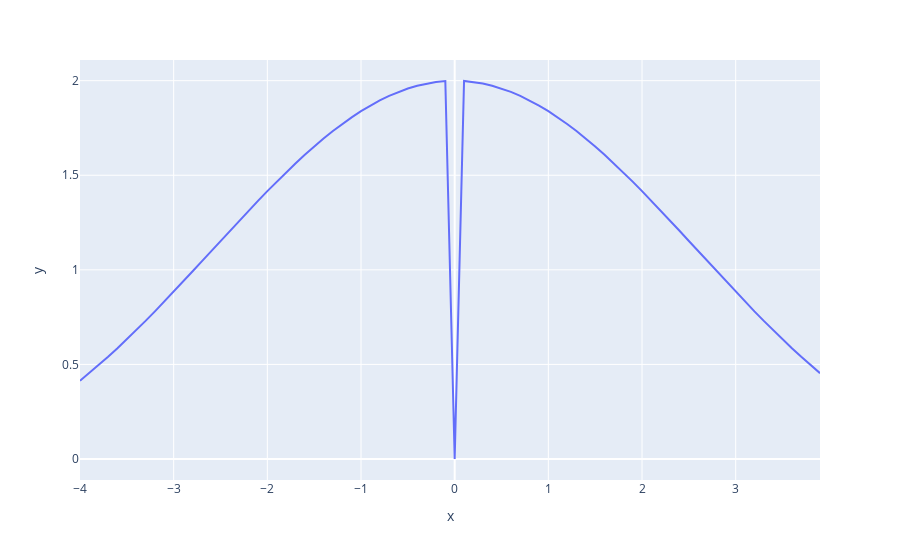

Notebook source saved alongside this figure:
### Code cell
X = np.arange(-4, 4, 0.1)
def cosc(x): # Useful function
    index = np.arange(len(x))
    l = index[x == 0]
    print(l)
    x[l] = 1
    f = (1 - np.cos(x))/(x/2) ** 2
    f[l] = 2

    return f

y = cosc(X)
df = pd.DataFrame({
    'x': X,
    'y': y
})

fig = px.line(df, x = 'x', y = 'y')
fig.show()

### Figure 1 — Plotly figure (JSON) as saved in the notebook; plotly's stock layout.template omitted (floating-point values rounded to 4 significant figures)
{"data": [{"hovertemplate": "x=%{x}<br>y=%{y}<extra></extra>", "legendgroup": "", "line": {"color": "#636efa", "dash": "solid"}, "marker": {"symbol": "circle"}, "mode": "lines", "name": "", "orientation": "v", "showlegend": false, "type": "scatter", "x": [-4, -3.9, -3.8, -3.7, -3.6, -3.5, -3.4, -3.3, -3.2, -3.1, -3.0, -2.9, -2.8, -2.7, -2.6, -2.5, -2.4, -2.3, -2.2, -2.1, -2.0, -1.9, -1.8, -1.7, -1.6, -1.5, -1.4, -1.3, -1.2, -1.1, -1.0, -0.9, -0.8, -0.7, -0.6, -0.5, -0.4, -0.3, -0.2, -0.1, 3.553e-15, 0.1, 0.2, 0.3, 0.4, 0.5, 0.6, 0.7, 0.8, 0.9, 1.0, 1.1, 1.2, 1.3, 1.4, 1.5, 1.6, 1.7, 1.8, 1.9, 2.0, 2.1, 2.2, 2.3, 2.4, 2.5, 2.6, 2.7, 2.8, 2.9, 3.0, 3.1, 3.2, 3.3, 3.4, 3.5, 3.6, 3.7, 3.8, 3.9], "xaxis": "x", "y": [0.4134, 0.4539, 0.4961, 0.54, 0.5854, 0.6323, 0.6806, 0.73, 0.7806, 0.8321, 0.8844, 0.9374, 0.9909, 1.045, 1.099, 1.153, 1.207, 1.26, 1.313, 1.365, 1.416, 1.466, 1.515, 1.562, 1.608, 1.652, 1.694, 1.734, 1.771, 1.806, 1.839, 1.869, 1.896, 1.92, 1.941, 1.959, 1.973, 1.985, 1.993, 1.998, 0, 1.998, 1.993, 1.985, 1.973, 1.959, 1.941, 1.92, 1.896, 1.869, 1.839, 1.806, 1.771, 1.734, 1.694, 1.652, 1.608, 1.562, 1.515, 1.466, 1.416, 1.365, 1.313, 1.26, 1.207, 1.153, 1.099, 1.045, 0.9909, 0.9374, 0.8844, 0.8321, 0.7806, 0.73, 0.6806, 0.6323, 0.5854, 0.54, 0.4961, 0.4539], "yaxis": "y"}], "layout": {"legend": {"tracegroupgap": 0}, "margin": {"t": 60}, "xaxis": {"anchor": "y", "domain": [0, 1], "title": {"text": "x"}}, "yaxis": {"anchor": "x", "domain": [0, 1], "title": {"text": "y"}}}}
